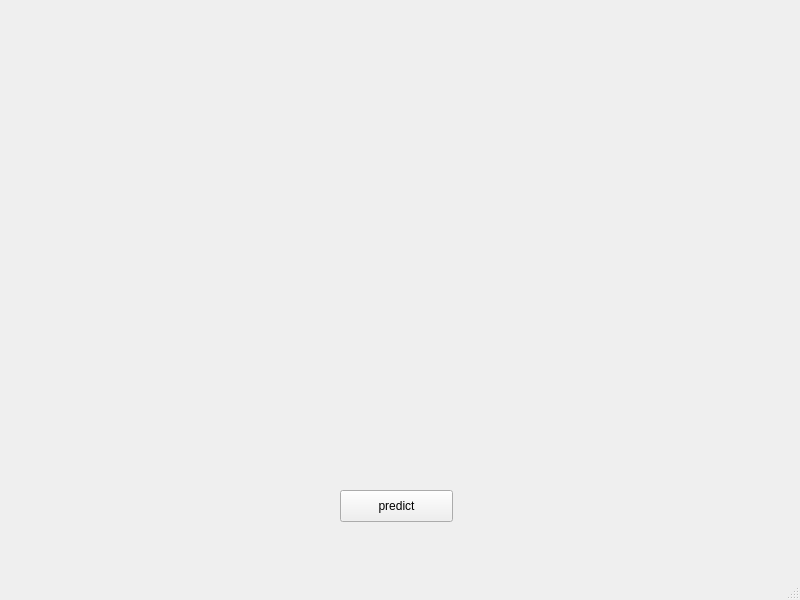
<?xml version="1.0" encoding="UTF-8"?>
<ui version="4.0">
 <class>MainWindow</class>
 <widget class="QMainWindow" name="MainWindow">
  <property name="geometry">
   <rect>
    <x>0</x>
    <y>0</y>
    <width>800</width>
    <height>600</height>
   </rect>
  </property>
  <property name="windowTitle">
   <string>MainWindow</string>
  </property>
  <widget class="QWidget" name="centralwidget">
   <widget class="QLabel" name="prediction_image">
    <property name="geometry">
     <rect>
      <x>0</x>
      <y>0</y>
      <width>801</width>
      <height>451</height>
     </rect>
    </property>
    <property name="text">
     <string/>
    </property>
    <property name="pixmap">
     <pixmap>../data/car detection.png</pixmap>
    </property>
    <property name="scaledContents">
     <bool>true</bool>
    </property>
   </widget>
   <widget class="QPushButton" name="predict_button">
    <property name="geometry">
     <rect>
      <x>340</x>
      <y>490</y>
      <width>113</width>
      <height>32</height>
     </rect>
    </property>
    <property name="text">
     <string>predict</string>
    </property>
   </widget>
  </widget>
  <widget class="QMenuBar" name="menubar">
   <property name="geometry">
    <rect>
     <x>0</x>
     <y>0</y>
     <width>800</width>
     <height>22</height>
    </rect>
   </property>
  </widget>
  <widget class="QStatusBar" name="statusbar"/>
 </widget>
 <resources/>
 <connections/>
</ui>
